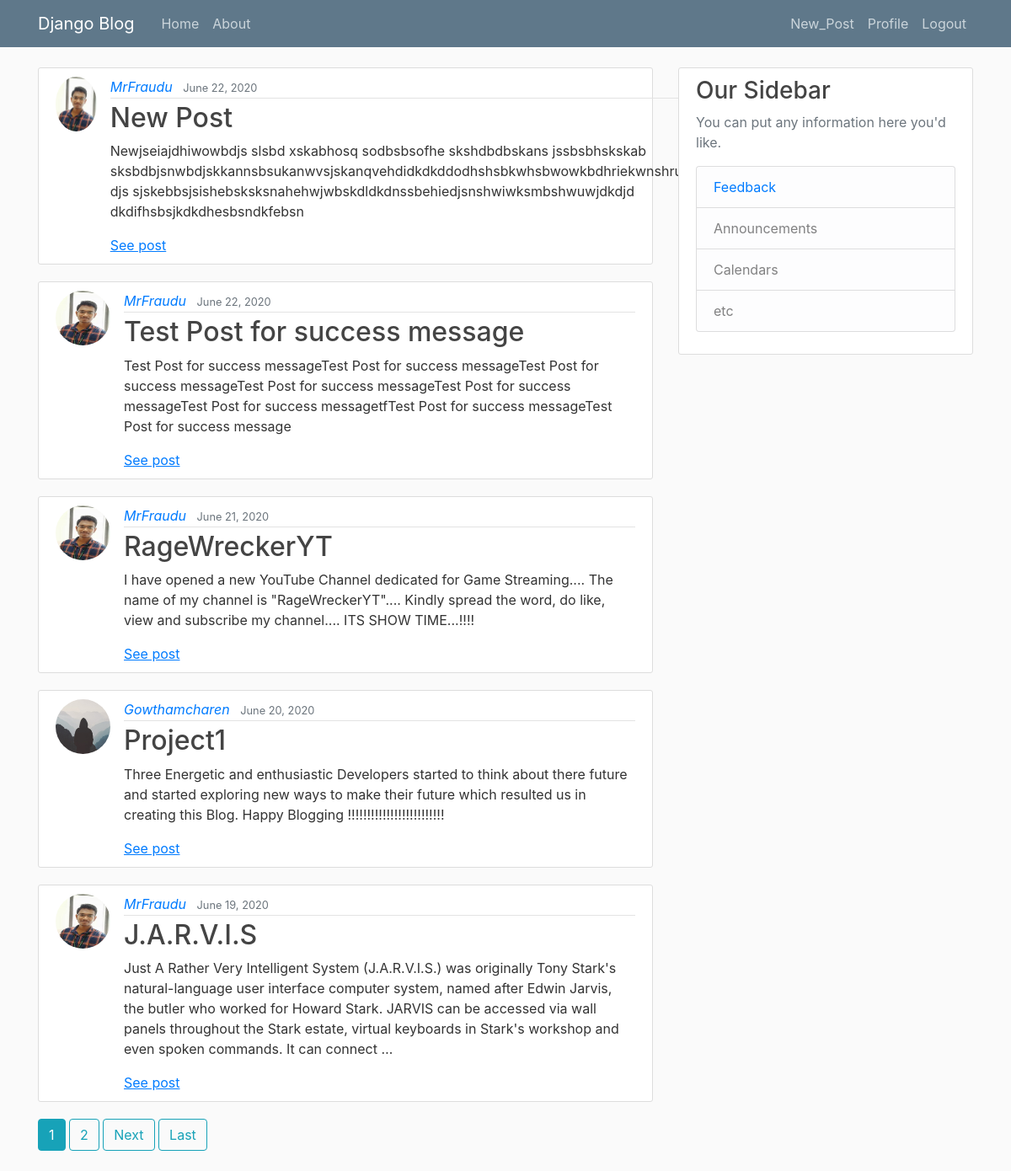
The app's page / (signed in) with its own data.
### blog/models.py (models this page shows, shortened)
class Post(models.Model):
	title = models.CharField(max_length=100)
	content = models.TextField(validators=[MinLengthValidator(200)])
	liked = models.ManyToManyField(User, default=None, blank=True, related_name = 'liked')
	date_posted = models.DateTimeField(default=timezone.now)
	author = models.ForeignKey(User, on_delete=models.CASCADE, related_name = 'author')

### users/models.py (models this page shows, shortened)
class Profile(models.Model):
    user = models.OneToOneField(User, on_delete=models.CASCADE)
    followed = models.ManyToManyField(User, default=None, blank=True, related_name = 'followed')
    bio = models.TextField(default='')
    image = models.ImageField(default='default.jpg', upload_to='profile_pics')

### blog/views.py (the view)
# urls.py: path('', PostListView.as_view(), name='blog-home'),
class PostListView(LoginRequiredMixin, ListView):
	model = Post
	template_name = 'blog/home.html'
	context_object_name = 'posts'
	paginate_by = 5
	def get_queryset(self):
		username=self.request.user
		return Post.objects.exclude(author=username).order_by('-date_posted')

### blog/templates/blog/home.html (shortened to what this page needs)
{% extends "blog/base.html" %}
{% block content %}
    {% for post in posts %}
        <article class="media content-section">
          <img class="rounded-circle article-img" src="{{ post.author.profile.image.url }}">
          <div class="media-body">
            <div class="article-metadata">
              <a class="mr-2" href="{% url 'user-posts' post.author.username %}"><em>{{ post.author }}</em></a>
              <small class="text-muted">{{ post.date_posted|date:"F d, Y" }}</small>
            </div>
            <h2><a class="article-title" href="{% url 'post-detail' post.id %}">{{ post.title }}</a></h2>
            <p class="article-content">{{ post.content |truncatewords:"50" }}</p>
            <a href="{% url 'post-detail' post.id %}"><u>See post</u></a>
          </div>
        </article>
    {% endfor %}
    {% if is_paginated %}
      {% for num in page_obj.paginator.page_range %}
        {% if page_obj.number == num %}
          <a class="btn btn-info mb-4" href="?page={{ num }}">{{ num }}</a>
        {% elif num > page_obj.number|add:'-3' and num < page_obj.number|add:'3' %}
          <a class="btn btn-outline-info mb-4" href="?page={{ num }}">{{ num }}</a>
        {% endif %}
      {% endfor %}
      {% if page_obj.has_next %}
        <a class="btn btn-outline-info mb-4" href="?page={{ page_obj.next_page_number }}">Next</a>
        <a class="btn btn-outline-info mb-4" href="?page={{ page_obj.paginator.num_pages }}">Last</a>
      {% endif %}
    {% endif %}
{% endblock content %}

### blog/static/blog/main.css (style rules this page uses)
body { background: #fafafa; color: #333333; margin-top: 5rem; }
h1, h2, h3, h4, h5, h6 { color: #444444; }
.content-section { background: #ffffff; padding: 10px 20px; border: 1px solid #dddddd; border-radius: 3px; margin-bottom: 20px; }
.article-title { color: #444444; }
.article-content { white-space: pre-line; }
.article-img { height: 65px; width: 65px; margin-right: 16px; }
.article-metadata { padding-bottom: 1px; margin-bottom: 4px; border-bottom: 1px solid #e3e3e3 }

### records on screen
Post: author.profile.image (picture), author "MrFraudu", date_posted "June 22, 2020", title "New Post", content "Newjseiajdhiwowbdjs slsbd xskabhosq sodbsbsofhe skshdbdbskans jssbsbhskskab sksbdbjsnwbdjskkannsbsukanwvsjskanqvehdidkdkddodhshsbkwhsbwowkbdhriekwnshruiebsbss djs sjskebbsjsishebsksksnahehwjwbskdldkdnssbehiedjsnshwiwksmbshwuwjdkdjd dkdifhsbsjkdkdhesbsndkfebsn"
Post: author.profile.image (picture), author "MrFraudu", date_posted "June 22, 2020", title "Test Post for success message", content "Test Post for success messageTest Post for success messageTest Post for success messageTest Post for success messageTest Post for success messageTest Post for success messagetfTest Post for success messageTest Post for success message"
Post: author.profile.image (picture), author "MrFraudu", date_posted "June 21, 2020", title "RageWreckerYT", content "I have opened a new YouTube Channel dedicated for Game Streaming.... The name of my channel is \"RageWreckerYT\".... Kindly spread the word, do like, view and subscribe my channel.... ITS SHOW TIME...!!!!"
Post: author.profile.image (placeholder picture), author "Gowthamcharen", date_posted "June 20, 2020", title "Project1", content "Three Energetic and enthusiastic Developers started to think about there future and started exploring new ways to make their future which resulted us in creating this Blog. Happy Blogging !!!!!!!!!!!!!!!!!!!!!!!!!"
Post: author.profile.image (picture), author "MrFraudu", date_posted "June 19, 2020", title "J.A.R.V.I.S", content "Just A Rather Very Intelligent System (J.A.R.V.I.S.) was originally Tony Stark's natural-language user interface computer system, named after Edwin Jarvis, the butler who worked for Howard Stark. JARVIS can be accessed via wall panels throughout the Stark estate, virtual keyboards in Stark's workshop and even spoken commands. It can connect …"

### other values on screen
{{ num }} "1"
{{ num }} "2"
